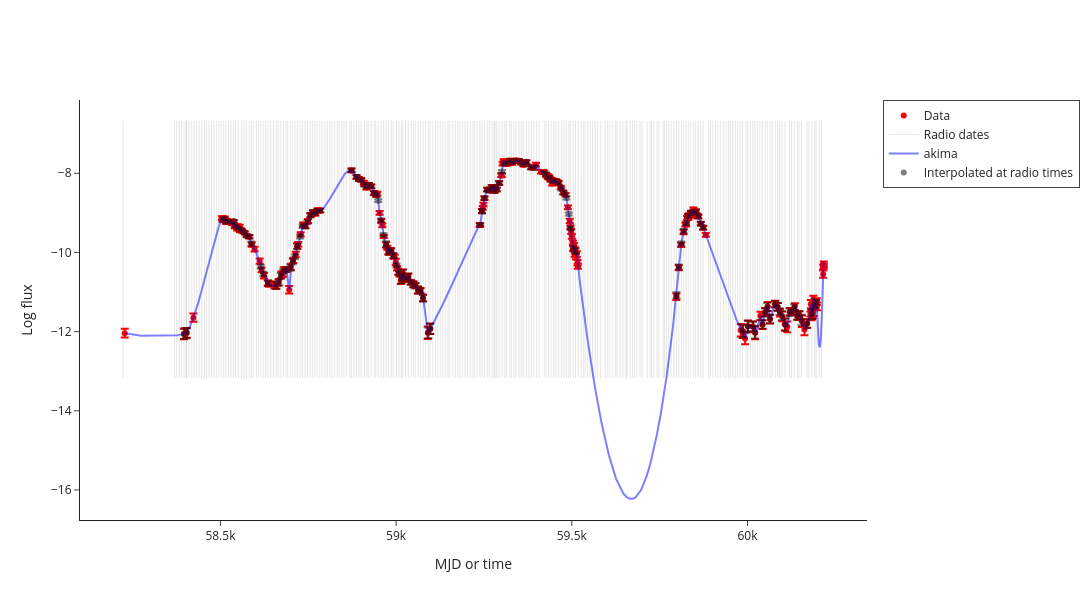

The notebook cell this image was saved under:
### Markdown cell above
# Interpolation

### Code cell
interpolated_data = make_interpolated_Lr_Lx_df(radio_df, xray_df, source_df, plotly=True)
